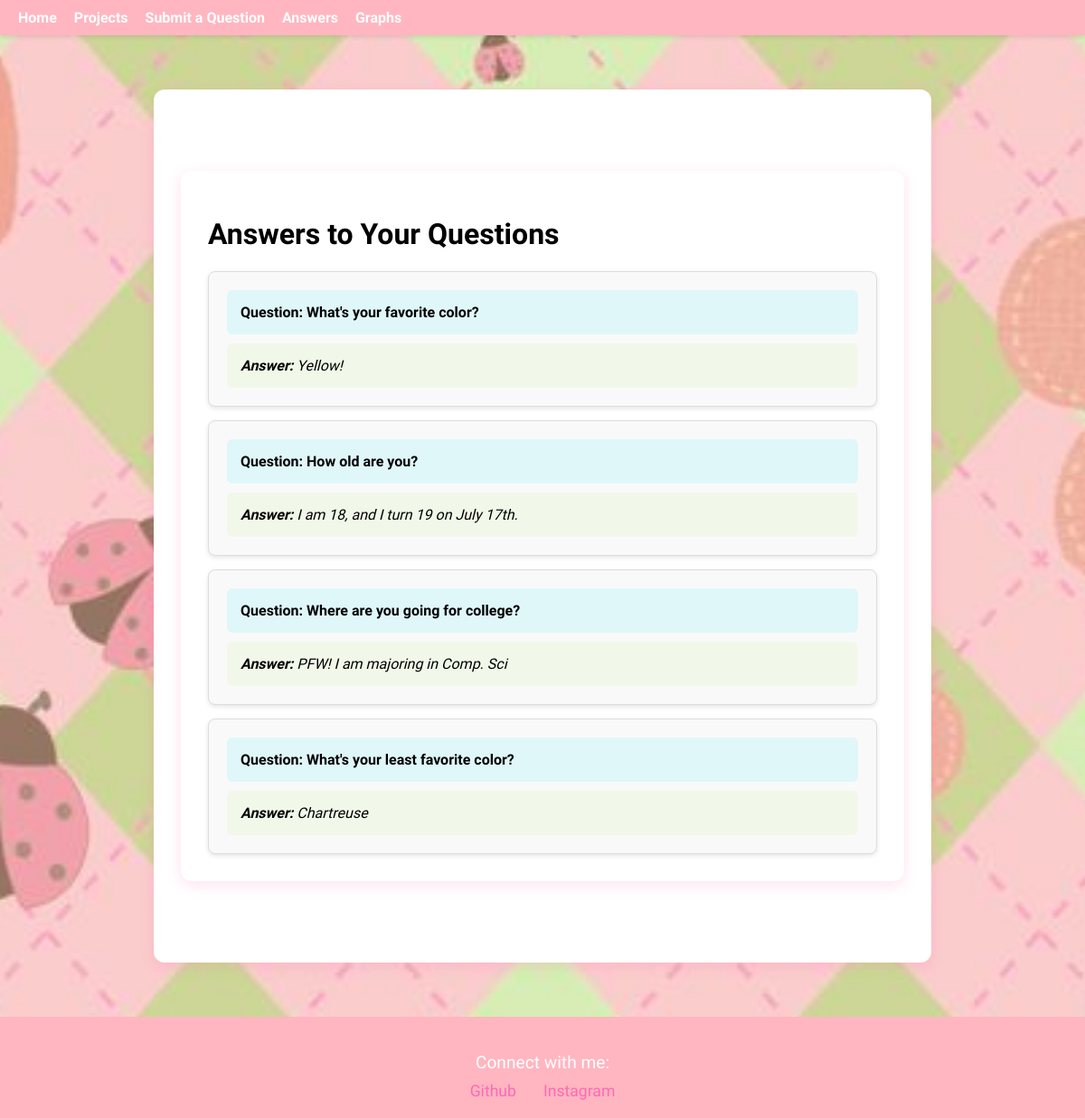
The app's page /answers/ with its own data.
### bob/models.py (models this page shows, shortened)
class Question(models.Model):
    question_text = models.TextField()
    answer_text = models.TextField(blank=True, null=True)

### bob/views.py (the view)
# urls.py: path('answers/', views.answers, name='answers'),
def answers(request):
    questions = Question.objects.all()
    return render(request, 'bob/answers.html', {'questions'
                                                : questions})

### bob/templates/bob/answers.html
{% extends 'bob/base.html' %}
{% load static %}
{% block content %}
  <div class="content">
    <h1>Answers to Your Questions</h1>
    <div class="qa-list">
      {% for question in questions %}
        <div class="qa-item">
          <div class="question">
            <strong>Question:</strong> {{ question.question_text }}
          </div>
          <div class="answer">
            <strong>Answer:</strong>
            {% if question.answer_text %}
              {{ question.answer_text }}
            {% else %}
              <em>No answer yet.</em>
            {% endif %}
          </div>
        </div>
      {% endfor %}
    </div>
  </div>
{% endblock %}

### bob/templates/bob/base.html (shortened to what this page needs)
<!DOCTYPE html>
<html lang="en">
{% load static %}
<head>
</head>
<body>
<nav>
    <a href="{% url 'bob:index' %}">Home</a>
    <a href="{% url 'bob:projects' %}">Projects</a>
    <a href="{% url 'bob:questions' %}">Submit a Question</a>
    <a href="{% url 'bob:answers' %}">Answers</a>
    <a href="{% url 'bob:graph' %}">Graphs</a>
</nav>
<div class="content">
    {% block content %}
    {% endblock %}
</div>
<footer>
    <div class="footer-content">
        <p>Connect with me:</p>
        <ul class="social-links">
            <li><a href="https://github.com/melodybarnhart"
                   target="_blank">Github</a></li>
            <li><a href="https://www.instagram.com/nintendozombs/"
                   target="_blank">Instagram</a></li>
        </ul>
    </div>
</footer>
</body>
</html>

### records on screen
Question: question_text "What's your favorite color?", answer_text "Yellow!"
Question: question_text "How old are you?", answer_text "I am 18, and I turn 19 on July 17th."
Question: question_text "Where are you going for college?", answer_text "PFW! I am majoring in Comp. Sci"
Question: question_text "What's your least favorite color?", answer_text "Chartreuse"
